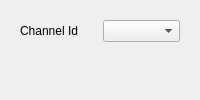
         <widget class="QWidget" name="singleView">
          <layout class="QVBoxLayout" name="verticalLayout_8">
           <item alignment="Qt::AlignTop">
            <widget class="QWidget" name="widget_4" native="true">
             <layout class="QHBoxLayout" name="horizontalLayout_4">
              <item>
               <widget class="QLabel" name="label_2">
                <property name="text">
                 <string>Channel Id</string>
                </property>
               </widget>
              </item>
              <item>
               <widget class="QComboBox" name="channelSelector"/>
              </item>
             </layout>
            </widget>
           </item>
           <item>
            <widget class="QWidget" name="singleChartContainer" native="true">
             <property name="sizePolicy">
              <sizepolicy hsizetype="Expanding" vsizetype="Expanding">
               <horstretch>0</horstretch>
               <verstretch>0</verstretch>
              </sizepolicy>
             </property>
             <layout class="QHBoxLayout" name="horizontalLayout_8">
              <item>
               <widget class="QWidget" name="singleChart" native="true">
                <property name="sizePolicy">
                 <sizepolicy hsizetype="Expanding" vsizetype="Expanding">
                  <horstretch>0</horstretch>
                  <verstretch>0</verstretch>
                 </sizepolicy>
                </property>
               </widget>
              </item>
             </layout>
            </widget>
           </item>
          </layout>
         </widget>
